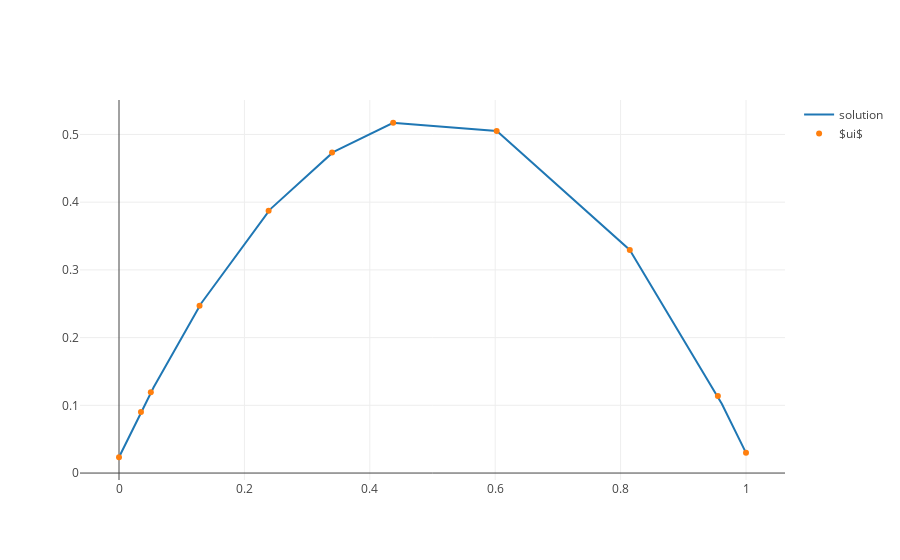

Here is the notebook cell this chart was saved with:
### Markdown cell above
We now solve $Lui=f$ for $ui$

### Code cell
ui = spsolve(L, f)

x, u = interpolate(ui)


fig = go.Figure(data=[
    go.Scatter(x=x, y=u, mode='lines', name="solution"),
    go.Scatter(x=s, y=ui, mode='markers', name="$ui$"),
])
plotly.iplot(fig)

### Figure 1 — Plotly figure (JSON) as saved in the notebook; plotly's stock layout.template omitted (floating-point values rounded to 4 significant figures; data arrays with more than 128 entries replaced by an {"elided": "..."} marker saying what was removed)
{"data": [{"mode": "lines", "name": "solution", "type": "scatter", "uid": "a447e773-57e5-40fa-b66c-4cc808956752", "x": {"elided": "500 float values"}, "y": {"elided": "500 float values"}}, {"mode": "markers", "name": "$ui$", "type": "scatter", "uid": "8fdd419b-758c-4a28-95f4-a776e68df75d", "x": [0, 0.03503, 0.05073, 0.1285, 0.2386, 0.3399, 0.4373, 0.6023, 0.8147, 0.9552, 1], "y": [0.02335, 0.09034, 0.1192, 0.2472, 0.3873, 0.4733, 0.5173, 0.5052, 0.3294, 0.1139, 0.02989]}], "layout": {}}
